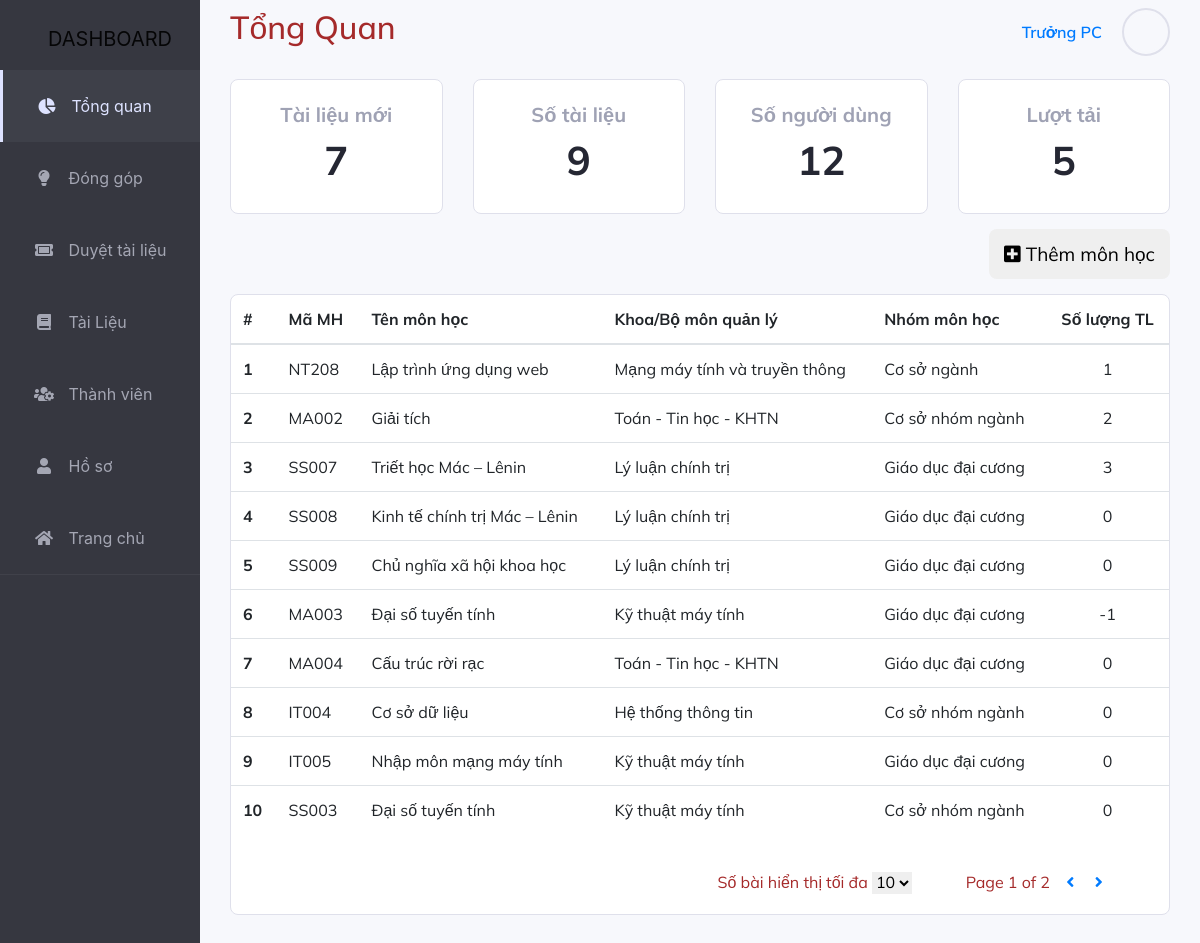
Before: /dashboard/ (signed in) with the older database file.
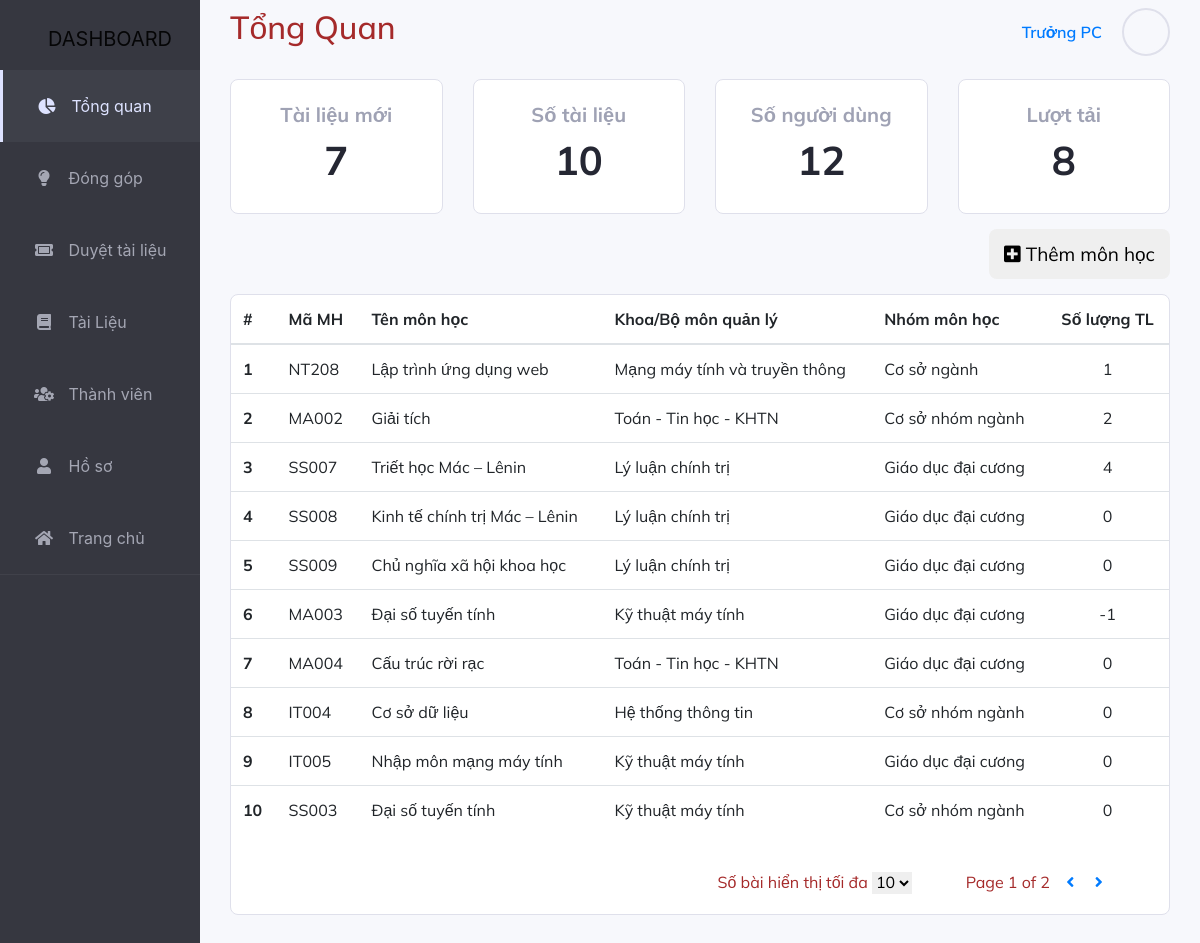
After: the same page with the newer database file.
### myproject/models.py (models this page shows, shortened)
class MonHoc(models.Model):
    MaMH = models.CharField(max_length=10, primary_key=True, help_text="NT208")
    TenMH = models.CharField(
        max_length=150, help_text="Lập trình ứng dụng web")
    Khoa_Choices = (
        ('CongNghePhanMem', 'Công nghệ phần mềm'),
        ('KyThuatMayTinh', 'Kỹ thuật máy tính'),
        ('KhoaHocMayTinh', 'Khoa học máy tính'),
        ('HeThongThongTin', 'Hệ thống thông tin'),
        ('MangMayTinhTruyenThong', 'Mạng máy tính và truyền thông'),
        ('KyThuatThongTin', 'Khoa học và kỹ thuật thông tin'),
        ('LyLuanChinhTri', 'Lý luận chính trị'),
        ('ToanTinKHTN', 'Toán - Tin học - KHTN'),
        ('NgoaiNgu', 'Ngoại ngữ'),
        ('Khac', 'Khác')
    )
    Khoa = models.CharField(
        max_length=30, choices=Khoa_Choices, default='Khac')
    NhomMH_Choices = (
        ('GiaoDucDaiCuong', 'Giáo dục đại cương'),
        ('CoSoNhomNganh', 'Cơ sở nhóm ngành'),
        ('CoSoNganh', 'Cơ sở ngành'),
        ('ChuyenNganh', 'Chuyên ngành'),
        ('Khac', 'Khác')
    )
    NhomMH = models.CharField(
        max_length=30, choices=NhomMH_Choices, default='Khac')
    MoTa = models.CharField(
        max_length=1000, help_text="Mô tả tổng quan về môn học, khối kiến thức sẽ được học...")
    SoLuongTL = models.IntegerField(default=0)
    search = models.TextField()

### myproject/views.py (the view, shortened to what this page needs)
# urls.py: path('dashboard/', views.dashboard_view, name='dashboard_view'),
def dashboard_view(request):
    if not request.user.is_active:
        return HttpResponseRedirect(reverse('DangNhap_view'))
    data = MonHoc.objects.all()
    overview = {
            'new_doc': TaiLieu.objects.filter(KiemDuyet=False).count(),
            'old_doc': TaiLieu.objects.filter(KiemDuyet=True).count(),
            'num_user': User.objects.filter(is_active=True).count(),
            'num_download': TaiLieu.objects.aggregate(Sum('LuotTai'))
        }
    if request.user.is_staff:
        if request.method == 'POST':
            form = ThemMonHoc(request.POST)
            if form.is_valid():
                instance = form.save(commit=False)
                instance.search = unidecode(
                    instance.TenMH + ' ' + instance.get_Khoa_display()+' ' + instance.MaMH)
                instance.save()
                messages.add_message(request, messages.INFO,
                                     'Thêm môn học thành công')
            if(form.errors):
                messages.add_message(request, messages.INFO,
                                     'Mã môn học đã tồn tại. Thêm môn học thất bại')
    form = ThemMonHoc()
    num = 10
    if request.GET.get('num'):
        num = int(request.GET.get('num'))
    p = Paginator(data, num)
    page = request.GET.get('page')
    monhoc = p.get_page(page)
    return render(
        request,
        'db_home.html',
        {
            'form': form,
            'monhoc': monhoc,
            'overview': overview,
            'num': num
        }
    )

### myproject/forms.py
class ThemMonHoc(forms.ModelForm):
    class Meta:
        model = MonHoc
        fields = (
            'MaMH', 'TenMH', 'Khoa', 'NhomMH', 'MoTa',
        )
        widgets = {
            'MaMH': forms.TextInput(attrs={'class': 'form-control'}),
            'TenMH': forms.TextInput(attrs={'class': 'form-control'}),
            'Khoa': forms.Select(attrs={'class': 'form-control'}),
            'NhomMH': forms.Select(attrs={'class': 'form-control'}),
            'MoTa': forms.Textarea(attrs={'class': 'form-control'}),
        }

### myproject/templates/db_home.html (shortened to what the changed rows need)
{% extends "dashboard_base.html" %}
{% load mathfilters %}
{% block TieuDe %}Tổng Quan{% endblock %}
{% block content %}
<div class="row TongQuan">
    <div class="col-6 col-md-3 ">
        <a class="overview" href="#">
            <span class="name">Số tài liệu</span>
            <span class="number">{{ overview.old_doc }}</span>
        </a>
    </div>
    <div class="col-6 col-md-3 pt-2 pt-md-0">
        <a class="overview" href="#">
            <span class="name" >Lượt tải</span>
            <span class="number">{{ overview.num_download.LuotTai__sum }}</span>
        </a>
    </div>
</div>
<div class="row col-12" style="margin-bottom: 30px;">
    <div class="col-12 list-subject">
        <table class="table table-hover">
            <thead>
                <tr>
                <th scope="col" class="align-middle" style="border-top:0">#</th>
                <th scope="col" class="align-middle" style="border-top:0">Mã MH</th>
                <th scope="col" class="align-middle" style="border-top:0">Tên môn học</th>
                <th scope="col" class="align-middle" style="border-top:0">Khoa/Bộ môn quản lý</th>
                <th scope="col" class="align-middle" style="border-top:0">Nhóm môn học</th>
                <th scope="col" class="align-middle text-center" style="border-top:0">Số lượng TL</th>
                </tr>
            </thead>
            <tbody>
            {% for item in monhoc %}
                <tr>
                    <th class="align-middle" scope="row">{{ monhoc.number| sub:1| mul:num| add:forloop.counter }}</th>
                    <td class="align-middle" >{{ item.MaMH }}</td>
                    <td class="align-middle" >{{ item.TenMH }}</td>
                    <td class="align-middle" >{{ item.get_Khoa_display }}</td>
                    <td class="align-middle">{{ item.get_NhomMH_display }}</td>
                    <td class="text-center align-middle">{{ item.SoLuongTL }}</td>
                </tr>
            {% endfor %}
            </tbody>
        </table>
    </div>
</div>
{% endblock content %}

### myproject/templates/dashboard_base.html (shortened to what the changed rows need)
{% load static %}
{% load mathfilters %}
<!DOCTYPE html>
<html lang="vi">
<head>
    <link rel="stylesheet" href="{% static 'css/dashboard2.css' %}">
    <link rel="stylesheet" href="https://cdnjs.cloudflare.com/ajax/libs/font-awesome/5.15.1/css/all.min.css" />
    <link rel="stylesheet" href="https://cdn.jsdelivr.net/npm/bootstrap@4.5.3/dist/css/bootstrap.min.css"
>
</head>
<body style="background-color: #363740;">
    <div class="container-fluid" style="padding:0px">
            <nav class="navbar navbar-expand-lg navbar-light fixed-top sidebar col-lg-2 p-0" style='display:inline-block'>
                <a class="navbar-brand text-center pt-lg-4 pb-lg-3 pl-lg-4 pl-xl-5 pl-3" href="#">DASHBOARD</a>
                <div class="collapse navbar-collapse" id="navbarSupportedContent">
                    <ul class="list-item p-0 w-100">
                    </ul>
                </div>
            </nav>
        </div>
        <div class="content col-12 col-lg-10 mt-3 pt-5 mt-lg-0 pt-xl-2">
            <div class="row pb-2">
                <div class="col-6">
                    <h2 class="TieuDe">{% block TieuDe %}{% endblock %}</h2>
                </div>
            </div>
            {% block content%}{% endblock %}
        </div>
</body>
</html>

Changed rows visible on the page:
changed MonHoc "SS007": SoLuongTL "3" → "4"
Other visible differences:
{{ overview.old_doc }}: "9" → "10"
{{ overview.num_download.LuotTai__sum }}: "5" → "8"
